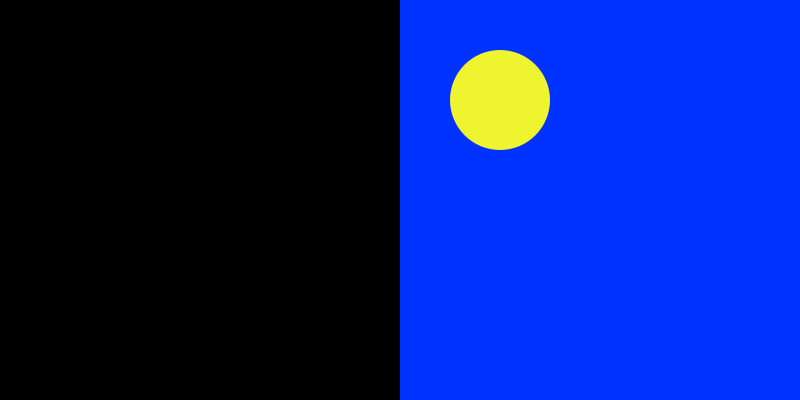
Frame 1 (no input)
Frame 60 (the mouse pressed at the canvas centre just before this capture): identical to frame 1, image omitted
Frame 120 (the mouse held since frame 60 and released just before this capture): identical to frame 1, image omitted

The Processing sketch that drew this single still picture (run headless with seeded random() and noise(); from frame 60 on, the mouse is pressed at the canvas centre):

// Processing sketch: sketch_250415a
// ── sketch_250415a.pde
// funciones de dibujo
// ellipse(x, y, ancho, alto );
// circle(x, y, diametro );
// rect(x, y, ancho, alto );
// triangle( x1, y1, x2, y2, x3, y3 );
// line( x1, y1, x2, y2);

void setup(){
  size(800, 400 );
}

void draw(){
  background( 0, 50, 255 );

  //mi foto (ahora pleno negro)
  fill( 0 );
  noStroke();  //dato: las propiedades de las primitivas son hereditarias, cuidado!
  rect( 0, 0, 400, 400 );
  
  //dibujo: sol
  fill( 238, 245, 47 );  //amarillo huevo, tip: herramientas > selector de color
  strokeWeight( 5 );
  circle( 100+400, 100, 100 );  //tip: sumar 400 en X corre la figura hacia la derecha
  
  
  
  
  
  //trucaso para coordenadas
  println("X: " + mouseX + " ~ Y: " + mouseY);
  
  // linea divisoria
  line( width/2, 0, width/2, height );
}
